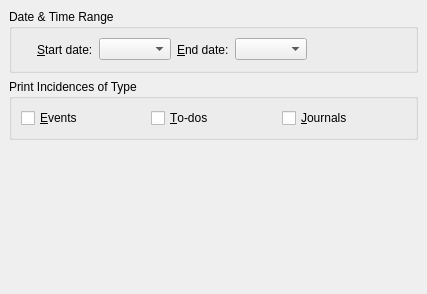
<ui version="4.0" >
 <author>Reinhold Kainhofer &lt;reinhold@kainhofer.com></author>
 <comment>Configuration page for the print list mode.</comment>
 <exportmacro></exportmacro>
 <class>CalPrintListConfig_Base</class>
 <widget class="QWidget" name="CalPrintListConfig_Base" >
  <property name="geometry" >
   <rect>
    <x>0</x>
    <y>0</y>
    <width>427</width>
    <height>294</height>
   </rect>
  </property>
  <layout class="QVBoxLayout" >
   <property name="margin" >
    <number>9</number>
   </property>
   <property name="spacing" >
    <number>6</number>
   </property>
   <item>
    <widget class="QGroupBox" name="mDateRangeGroup" >
     <property name="title" >
      <string>Date &amp;&amp; Time Range</string>
     </property>
     <layout class="QHBoxLayout" >
      <property name="margin" >
       <number>9</number>
      </property>
      <property name="spacing" >
       <number>6</number>
      </property>
      <item>
       <spacer>
        <property name="orientation" >
         <enum>Qt::Horizontal</enum>
        </property>
        <property name="sizeType" >
         <enum>QSizePolicy::Fixed</enum>
        </property>
        <property name="sizeHint" >
         <size>
          <width>16</width>
          <height>23</height>
         </size>
        </property>
       </spacer>
      </item>
      <item>
       <widget class="QLabel" name="mFromDateLabel" >
        <property name="text" >
         <string>&amp;Start date:</string>
        </property>
        <property name="buddy" >
         <cstring>mFromDate</cstring>
        </property>
       </widget>
      </item>
      <item>
       <widget class="KDateEdit" name="mFromDate" >
        <property name="focusPolicy" >
         <enum>Qt::StrongFocus</enum>
        </property>
       </widget>
      </item>
      <item>
       <widget class="QLabel" name="mToDateLabel" >
        <property name="text" >
         <string>&amp;End date:</string>
        </property>
        <property name="buddy" >
         <cstring>mToDate</cstring>
        </property>
       </widget>
      </item>
      <item>
       <widget class="KDateEdit" name="mToDate" >
        <property name="focusPolicy" >
         <enum>Qt::StrongFocus</enum>
        </property>
       </widget>
      </item>
      <item>
       <spacer>
        <property name="orientation" >
         <enum>Qt::Horizontal</enum>
        </property>
        <property name="sizeType" >
         <enum>QSizePolicy::Expanding</enum>
        </property>
        <property name="sizeHint" >
         <size>
          <width>193</width>
          <height>23</height>
         </size>
        </property>
       </spacer>
      </item>
     </layout>
    </widget>
   </item>
   <item>
    <widget class="QGroupBox" name="groupBox1" >
     <property name="title" >
      <string>Print Incidences of Type</string>
     </property>
     <layout class="QHBoxLayout" >
      <property name="margin" >
       <number>9</number>
      </property>
      <property name="spacing" >
       <number>6</number>
      </property>
      <item>
       <widget class="QCheckBox" name="mEvents" >
        <property name="text" >
         <string>&amp;Events</string>
        </property>
       </widget>
      </item>
      <item>
       <widget class="QCheckBox" name="mTodos" >
        <property name="text" >
         <string>&amp;To-dos</string>
        </property>
       </widget>
      </item>
      <item>
       <widget class="QCheckBox" name="mJournals" >
        <property name="text" >
         <string>&amp;Journals</string>
        </property>
       </widget>
      </item>
     </layout>
    </widget>
   </item>
   <item>
    <spacer>
     <property name="orientation" >
      <enum>Qt::Vertical</enum>
     </property>
     <property name="sizeType" >
      <enum>QSizePolicy::Expanding</enum>
     </property>
     <property name="sizeHint" >
      <size>
       <width>409</width>
       <height>111</height>
      </size>
     </property>
    </spacer>
   </item>
  </layout>
 </widget>
 <layoutdefault spacing="6" margin="11" />
 <pixmapfunction></pixmapfunction>
 <customwidgets>
  <customwidget>
   <class>KDateEdit</class>
   <extends>QComboBox</extends>
   <header>kdateedit.h</header>
   <container>0</container>
   <pixmap></pixmap>
  </customwidget>
 </customwidgets>
 <tabstops>
  <tabstop>mFromDate</tabstop>
  <tabstop>mToDate</tabstop>
 </tabstops>
 <resources/>
 <connections/>
</ui>
